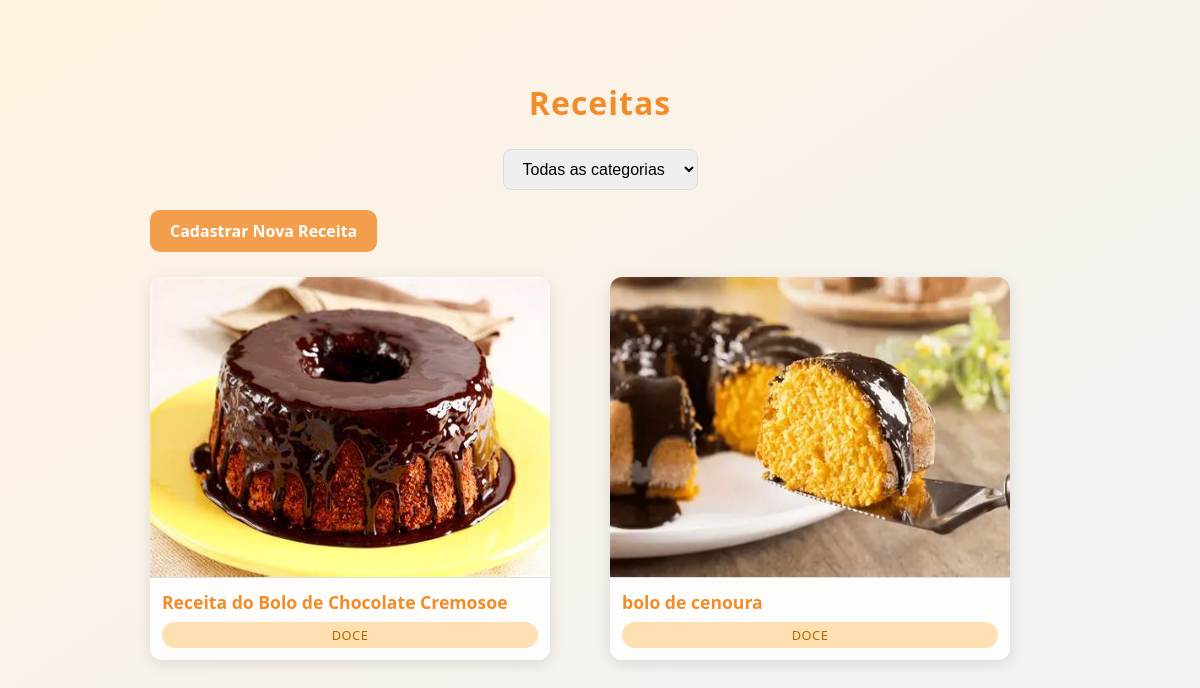
The app's page /, older data.
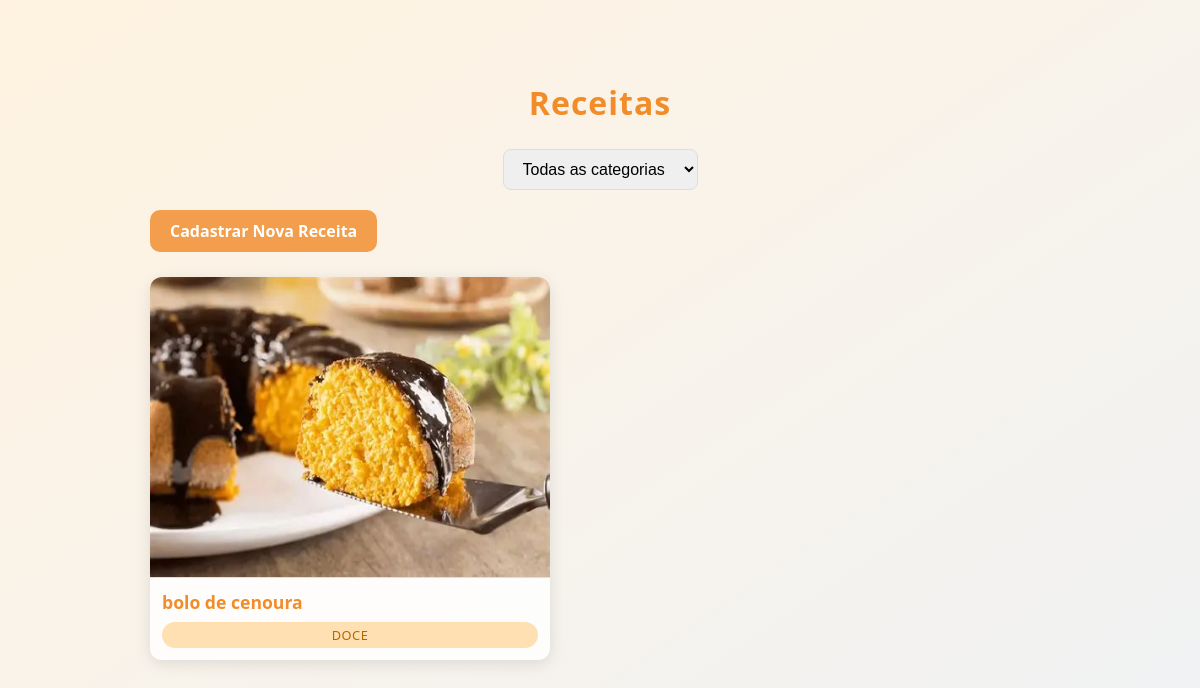
The same page, newer data.
### receitas/models.py (models this page shows, shortened)
class Receita(models.Model):
    CATEGORIAS = [
        ('Sopa', 'Sopa'),
        ('Doce', 'Doce'),
        ('Principal', 'Prato Principal'),
        ('Salada', 'Salada'),
        ('Lanche', 'Lanche'),
        ('Bebida', 'Bebida'),
        ('Molho', 'Molho'),
        ('Acompanhamento', 'Acompanhamento'),
        ('Café da Manhã', 'Café da Manhã'),
        ('Vegano', 'Vegano'),
        ('Vegetariano', 'Vegetariano'),
        ('Sobremesa', 'Sobremesa'),
        ('Petisco', 'Petisco'),
    ]
    nome = models.CharField(max_length=100)
    ingredientes = models.TextField()
    modo_preparo = models.TextField()
    categoria = models.CharField(max_length=20, choices=CATEGORIAS)
    imagem = models.ImageField(upload_to='receitas/', blank=True, null=True)

### receitas/views.py (the view)
# urls.py: path('', views.listar_receitas, name='lista'),
def listar_receitas(request):
    categoria = request.GET.get('categoria')
    if categoria:
        receitas = Receita.objects.filter(categoria=categoria)
    else:
        receitas = Receita.objects.all()
    categorias = Receita.objects.values_list('categoria', flat=True).distinct()
    context = {
        'receitas': receitas,
        'categorias': categorias
    }
    return render(request, 'lista.html', context)

### receitas/templates/lista.html (shortened to what this page needs)
{% load static %}
<div class="container">
    <h1>Receitas</h1>
    <form method="get" class="filtro-categoria">
        <select name="categoria" onchange="this.form.submit()">
            <option value="">Todas as categorias</option>
        </select>
    </form>
    <a href="{% url 'receitas:nova' %}" class="button-nova">Cadastrar Nova Receita</a>
    <div class="card-grid">
        {% for r in receitas %}
        <div class="card">
            {% if r.imagem %}
            <img src="{{ r.imagem.url }}" alt="{{ r.nome }}">
            {% else %}
            <img src="{% static 'core/img/placeholder.png' %}" alt="Imagem padrão">
            {% endif %}
            <div class="card-content">
                <a href="{% url 'receitas:detalhe' r.id %}">{{ r.nome }}</a>
                <div class="categoria">{{ r.categoria }}</div>
            </div>
        </div>
        {% empty %}
        <p>Nenhuma receita cadastrada ainda.</p>
        {% endfor %}
    </div>
</div>

Row changes from the older to the newer data that the page shows:
removed Receita: imagem (picture), nome "Receita do Bolo de Chocolate Cremosoe", categoria "DOCE"
